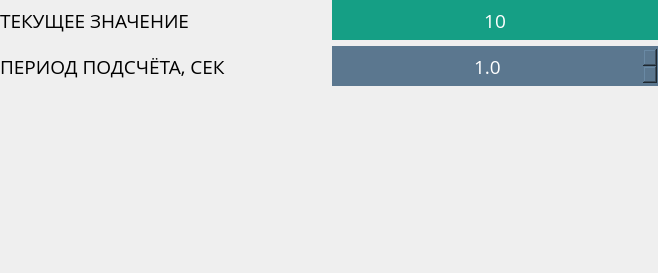
               <widget class="QWidget" name="page_7">
                <layout class="QGridLayout" name="gridLayout_14">
                 <property name="leftMargin">
                  <number>0</number>
                 </property>
                 <property name="topMargin">
                  <number>0</number>
                 </property>
                 <property name="rightMargin">
                  <number>0</number>
                 </property>
                 <property name="bottomMargin">
                  <number>0</number>
                 </property>
                 <item row="0" column="0">
                  <widget class="QLabel" name="label_21">
                   <property name="font">
                    <font>
                     <family>Open Sans</family>
                     <pointsize>14</pointsize>
                    </font>
                   </property>
                   <property name="text">
                    <string>ТЕКУЩЕЕ ЗНАЧЕНИЕ</string>
                   </property>
                   <property name="alignment">
                    <set>Qt::AlignLeading|Qt::AlignLeft|Qt::AlignVCenter</set>
                   </property>
                  </widget>
                 </item>
                 <item row="0" column="1">
                  <widget class="QLabel" name="volCountImpuls">
                   <property name="minimumSize">
                    <size>
                     <width>0</width>
                     <height>40</height>
                    </size>
                   </property>
                   <property name="font">
                    <font>
                     <family>Open Sans</family>
                     <pointsize>14</pointsize>
                    </font>
                   </property>
                   <property name="styleSheet">
                    <string notr="true">	background-color: rgb(21, 159, 133);
	color: rgb(255, 255, 255);
	border-radius: 0px;</string>
                   </property>
                   <property name="text">
                    <string>10</string>
                   </property>
                   <property name="alignment">
                    <set>Qt::AlignCenter</set>
                   </property>
                  </widget>
                 </item>
                 <item row="1" column="0">
                  <widget class="QLabel" name="label_20">
                   <property name="font">
                    <font>
                     <family>Open Sans</family>
                     <pointsize>14</pointsize>
                    </font>
                   </property>
                   <property name="text">
                    <string>ПЕРИОД ПОДСЧЁТА, СЕК</string>
                   </property>
                   <property name="alignment">
                    <set>Qt::AlignLeading|Qt::AlignLeft|Qt::AlignVCenter</set>
                   </property>
                  </widget>
                 </item>
                 <item row="1" column="1">
                  <widget class="QDoubleSpinBox" name="periodImpulsCount">
                   <property name="minimumSize">
                    <size>
                     <width>0</width>
                     <height>40</height>
                    </size>
                   </property>
                   <property name="maximumSize">
                    <size>
                     <width>16777215</width>
                     <height>16777215</height>
                    </size>
                   </property>
                   <property name="font">
                    <font>
                     <family>Open Sans</family>
                     <pointsize>14</pointsize>
                    </font>
                   </property>
                   <property name="styleSheet">
                    <string notr="true">background-color: rgb(91, 119, 143);
color: rgb(255, 255, 255);
border-radius: 0px;</string>
                   </property>
                   <property name="alignment">
                    <set>Qt::AlignCenter</set>
                   </property>
                   <property name="suffix">
                    <string/>
                   </property>
                   <property name="decimals">
                    <number>1</number>
                   </property>
                   <property name="minimum">
                    <double>0.100000000000000</double>
                   </property>
                   <property name="maximum">
                    <double>1000.000000000000000</double>
                   </property>
                   <property name="singleStep">
                    <double>0.100000000000000</double>
                   </property>
                   <property name="value">
                    <double>1.000000000000000</double>
                   </property>
                  </widget>
                 </item>
                 <item row="2" column="0" colspan="2">
                  <spacer name="verticalSpacer_23">
                   <property name="orientation">
                    <enum>Qt::Vertical</enum>
                   </property>
                   <property name="sizeHint" stdset="0">
                    <size>
                     <width>658</width>
                     <height>187</height>
                    </size>
                   </property>
                  </spacer>
                 </item>
                </layout>
               </widget>
